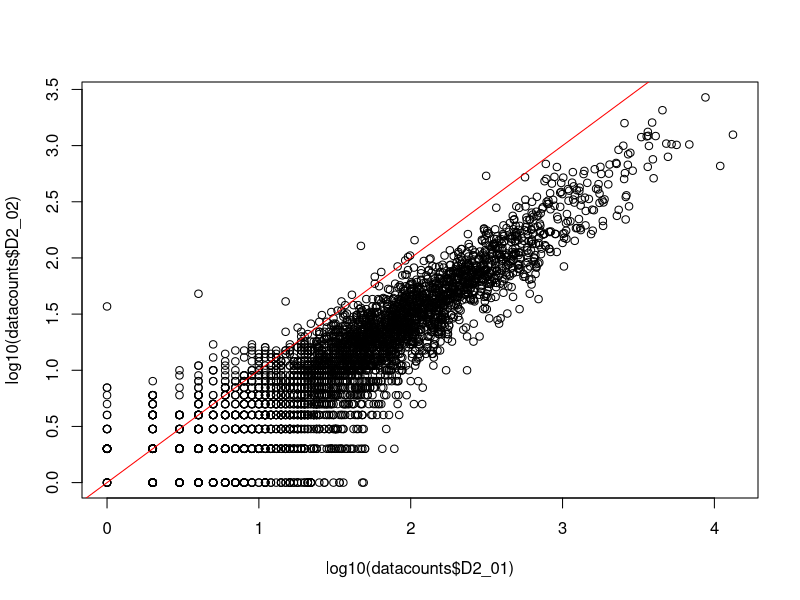
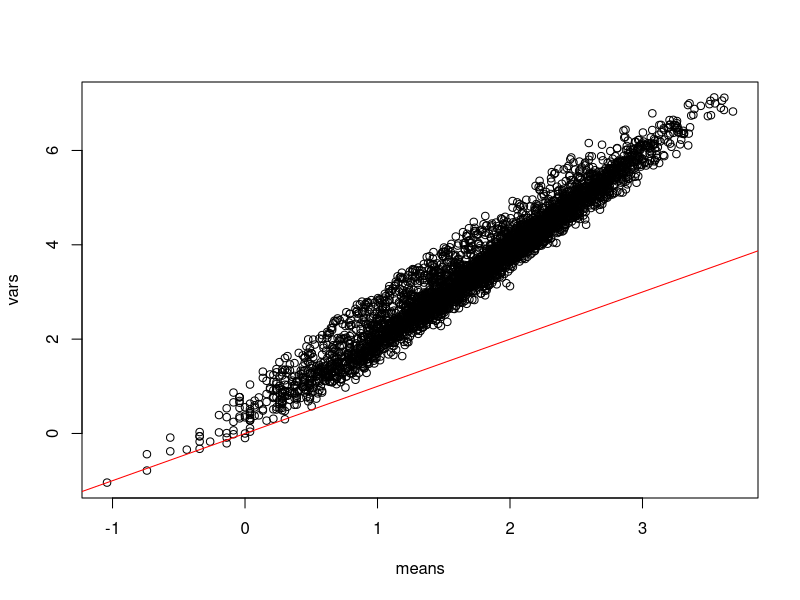
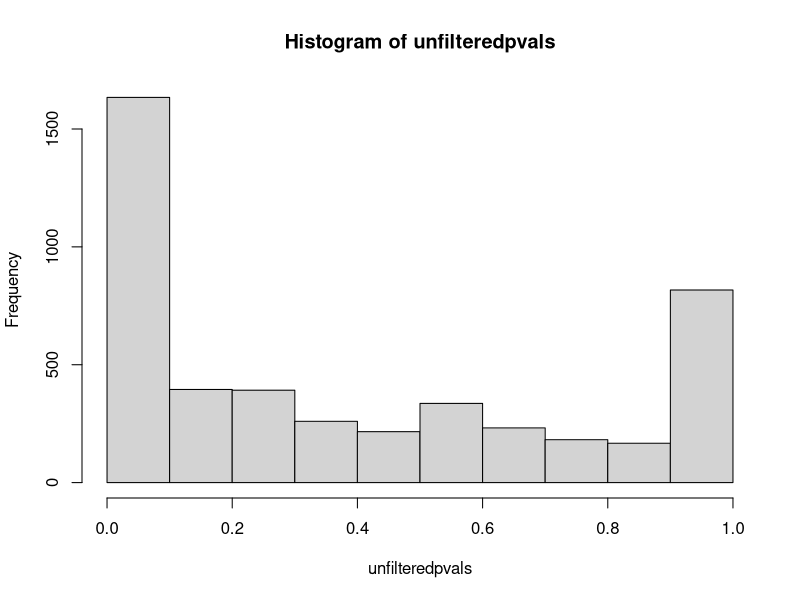
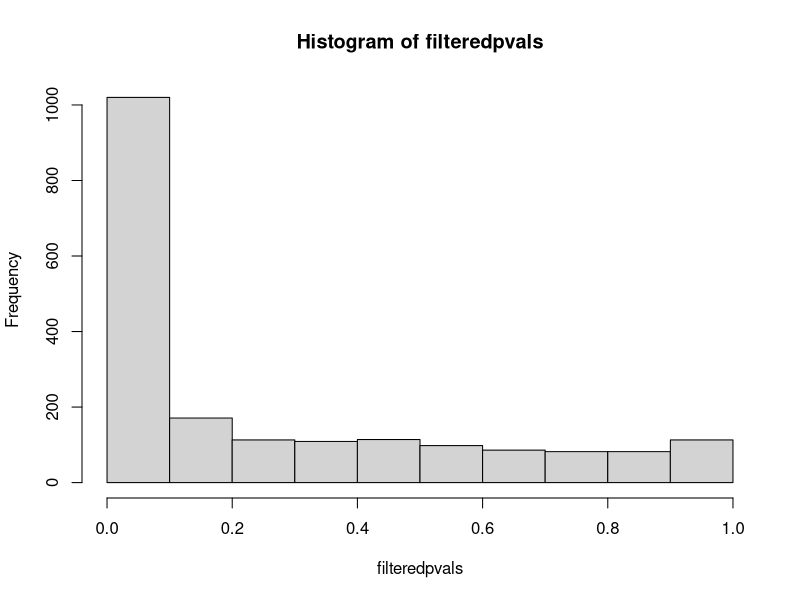
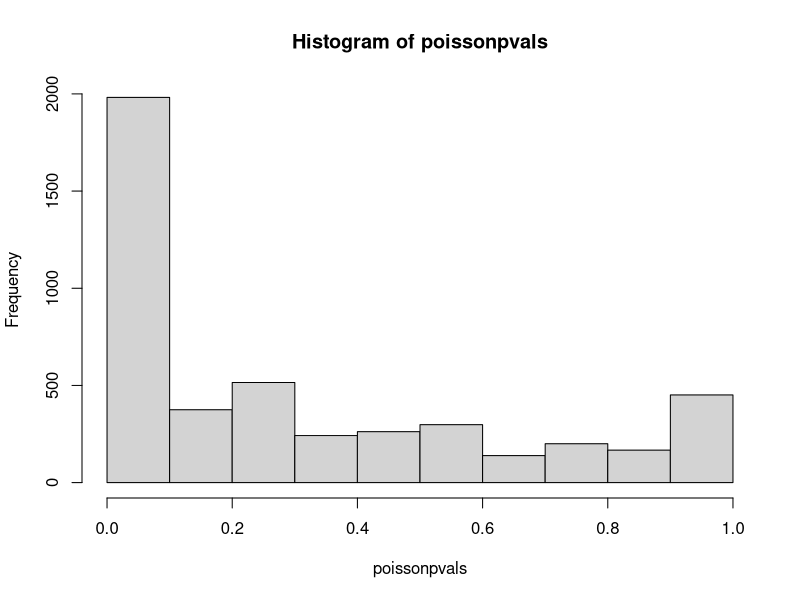
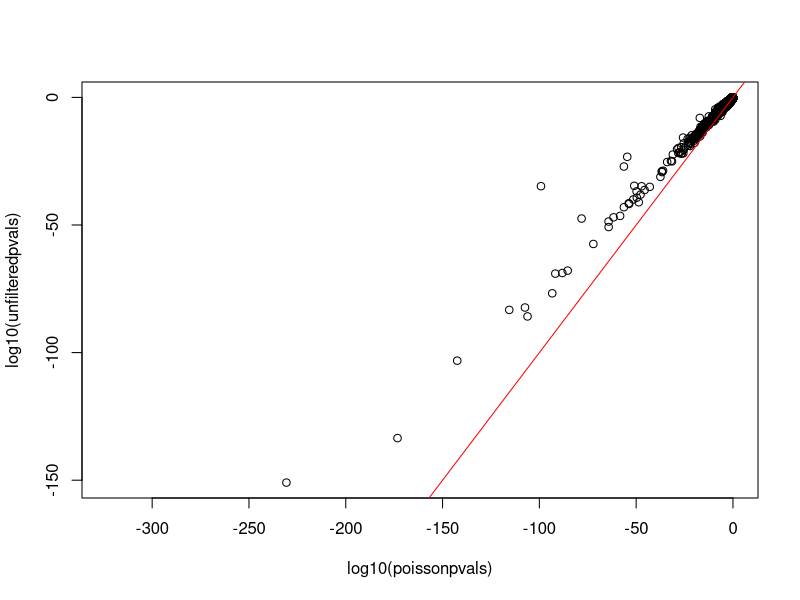

R code for these plots, in order:
## ---- chunk 1
knitr::opts_chunk$set(echo = TRUE)
## ---- chunk 2
annotation <- read.table("./longitdunalRNASeqData/nc101_Annotations.txt", sep = "\t", header = TRUE, row.names = 1)
datacounts <- read.table("./longitdunalRNASeqData/nc101_scaff_dataCounts.txt", sep = "\t", header = TRUE, row.names = 1)
## ---- chunk 3

plot(log10(datacounts$D2_01), log10(datacounts$D2_02))

abline(0, 1, col = "red")

## ---- chunk 4
## If there are all 0s in a row, log10 will be undefined 
datacounts_filtered = datacounts[apply(datacounts, 1, sum) != 0,]
means = log10(apply(datacounts_filtered, 1, mean))
vars = log10(apply(datacounts_filtered, 1, var))

plot(means, vars)

abline(0, 1, col = "red")

## ---- chunk 5
suppressPackageStartupMessages(library(dplyr))

is_NC101_00003 = datacounts %>% select(D2_01, D2_02) %>% filter(row.names(datacounts) == "NC101_00003")

not_NC101_00003 = datacounts %>% select(D2_01, D2_02) %>% filter(row.names(datacounts) != "NC101_00003") %>% apply(2, sum)

fisher.test(rbind(is_NC101_00003, not_NC101_00003))
## ---- chunk 6
genes = row.names(datacounts)
unfilteredpvals = vector(length = length(genes))
i = 1

for( gene in genes){
  
  is_gene = datacounts %>% select(D2_01, D2_02) %>% filter(row.names(datacounts) == gene)
  
  not_gene = datacounts %>% select(D2_01, D2_02) %>% filter(row.names(datacounts) != gene) %>% apply(2, sum)
  
  unfilteredpvals[i] = fisher.test(rbind(is_gene, not_gene))$p.value
  

  i = i + 1
}
hist(unfilteredpvals, plot = TRUE, breaks = 10)
## ---- chunk 7
datacounts_filtered = datacounts[ (datacounts$D2_01 + datacounts$D2_02 > 50),] 
genes = row.names(datacounts_filtered)
filteredpvals = vector(length = length(genes))
i = 1

for( gene in genes){
  
  is_gene = datacounts_filtered %>% select(D2_01, D2_02) %>% filter(row.names(datacounts_filtered) == gene)
  
  not_gene = datacounts_filtered %>% select(D2_01, D2_02) %>% filter(row.names(datacounts_filtered) != gene) %>% apply(2, sum)
  
  filteredpvals[i] = fisher.test(rbind(is_gene, not_gene))$p.value
  
  i = i + 1
}


hist(filteredpvals, plot = TRUE, breaks = 10)
## ---- chunk 8
pseudocount_datacounts <- datacounts %>% select(D2_01, D2_02) + 1

is_NC101_00003 = pseudocount_datacounts %>% select(D2_01) %>% filter(row.names(datacounts) == "NC101_00003") %>% sum()

total_seqs_d1 = pseudocount_datacounts %>% select(D2_01) %>% sum()

expected_frequency = pseudocount_datacounts %>% select(D2_01) %>% filter(row.names(pseudocount_datacounts) == "NC101_00003") / total_seqs_d1

total_seqs_d2 = pseudocount_datacounts %>% select(D2_02) %>% sum()

observed_d2 <- pseudocount_datacounts["NC101_00003", "D2_02"]

# poisson.test(is_NC101_00003, total_seqs_d2, expected_frequency$D2_01)
poisson.test(observed_d2, T = total_seqs_d2, r = expected_frequency$D2_01)

## ---- chunk 9

pseudocount_datacounts <- datacounts %>% select(D2_01, D2_02) + 1

genes = row.names(pseudocount_datacounts)
poissonpvals = vector(length = length(genes))
i = 1

for (gene in genes){

  is_gene = pseudocount_datacounts %>% select(D2_01) %>% filter(row.names(datacounts) == gene) %>% sum()
  
  total_seqs_d1 = pseudocount_datacounts %>% select(D2_01) %>% sum()
  
  expected_frequency = pseudocount_datacounts %>% select(D2_01) %>% filter(row.names(datacounts) == gene) / total_seqs_d1
  
  total_seqs_d2 = pseudocount_datacounts %>% select(D2_02) %>% sum()
  
  observed_d2 <- pseudocount_datacounts[gene, "D2_02"]
  
  poissonpvals[i] = poisson.test(observed_d2, total_seqs_d2, expected_frequency$D2_01)$p.value
  


  i = i + 1

}

hist(poissonpvals, plot = TRUE, breaks = 10)
## ---- chunk 10
plot(log10(poissonpvals), log10(unfilteredpvals))
abline(0,1, col = "red")
